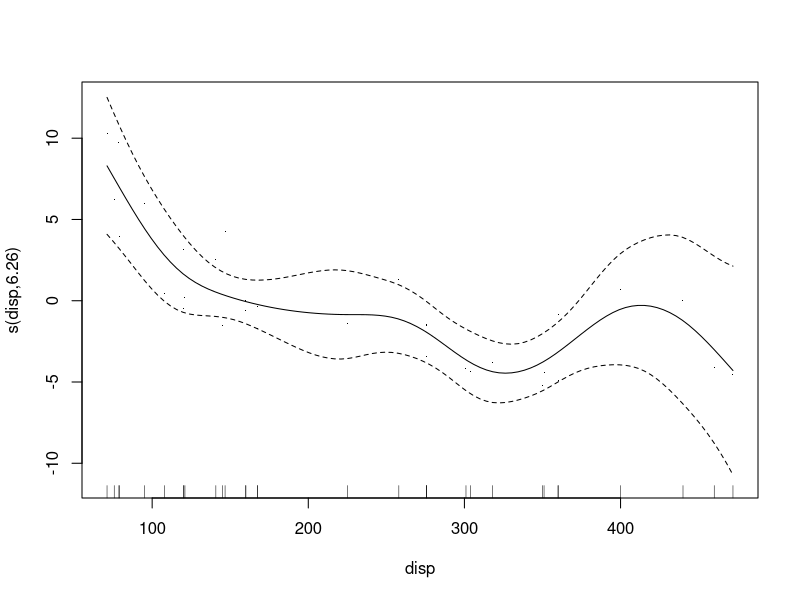
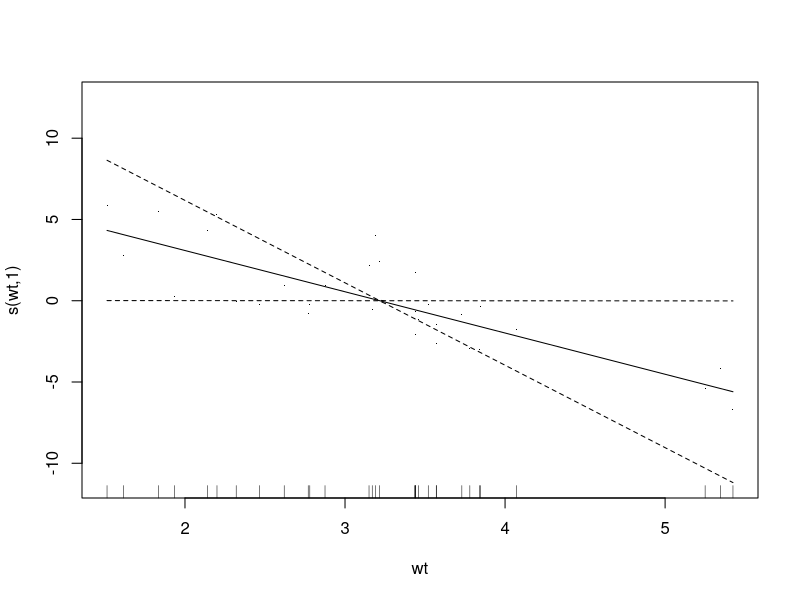
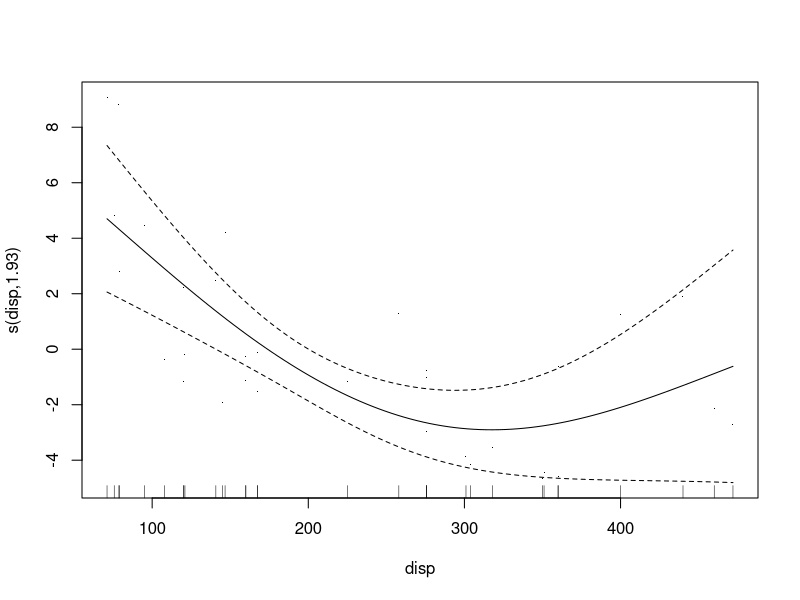
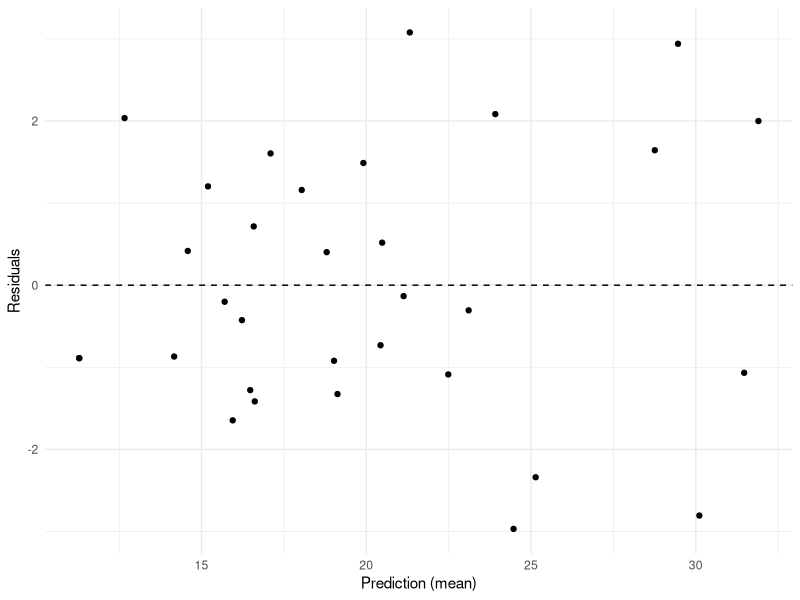

Here is the R script that generated these plots, in order:
## ---- chunk 1
knitr::opts_chunk$set(warning=FALSE, fig.width=5, fig.height=3, fig.align="center")
## ---- chunk 2
library(tidyverse)
library(broom)
library(mgcv)
fit1 <- gam(mpg ~ disp + wt, data = mtcars)
fit2 <- lm(mpg ~ disp + wt, data = mtcars)
summary(fit1)
summary(fit2)
## ---- chunk 3
fit3 <- gam(mpg ~ s(disp) + s(wt), data = mtcars)
summary(fit3)
## ---- chunk 4
plot(fit3, residuals = TRUE)
## ---- chunk 5
fit4 <- gam(mpg ~ s(disp, k = 3) + wt, data = mtcars)
summary(fit4)
plot(fit4, residuals = TRUE)
## ---- chunk 6
fit5 <- gam(mpg ~ s(disp, qsec) + wt, data = mtcars)
summary(fit5)
## ---- chunk 7
augment(fit5, newdata = mtcars) %>% 
	mutate(Residuals = mpg - .fitted) %>% 
	ggplot(aes(.fitted, Residuals)) +
	geom_point() +
    geom_abline(intercept = 0, slope = 0, linetype = "dashed") +
    xlab("Prediction (mean)") +
	theme_minimal()
